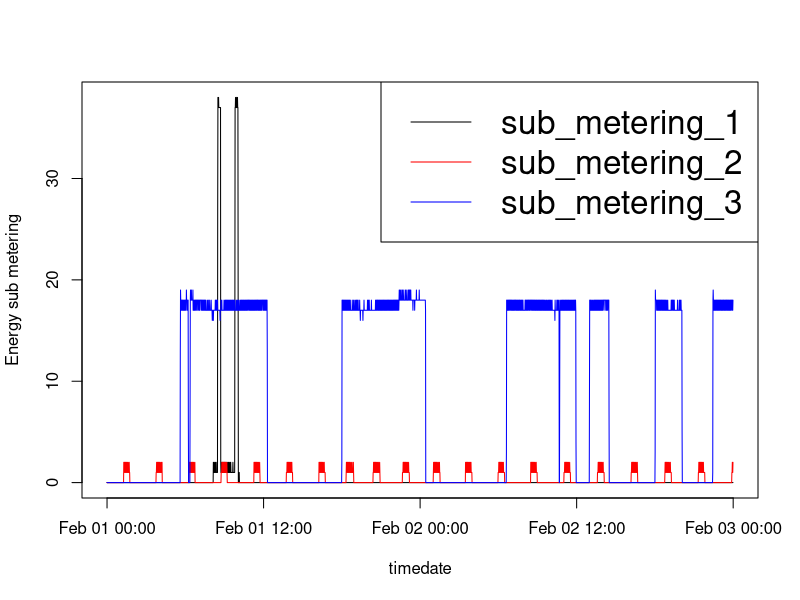

Here is the R script that generated this plot:
#############################

mydata <- read.csv("filtered_data.csv", header = TRUE, sep = "\t")
timedate <- as.POSIXct(mydata$DateTime, format="%d/%m/%Y %H:%M:%S")

summary(mydata$Sub_metering_1)

sub_meet1 <- mydata$Sub_metering_1
sub_meet2 <- mydata$Sub_metering_2
sub_meet3 <- mydata$Sub_metering_3

png("plot3.png", width = 480, height = 480)
plot(timedate, sub_meet1, type="l", ylab = "Energy sub metering")
lines(timedate, sub_meet2, col = "red", type = "l")
lines(timedate, sub_meet3, col = "blue", type = "l")
legend("topright", c("sub_metering_1", "sub_metering_2", "sub_metering_3"), lty=c(1,1,1), col = c("black", "red", "blue"), pt.cex = 10, cex=2)
dev.off()      